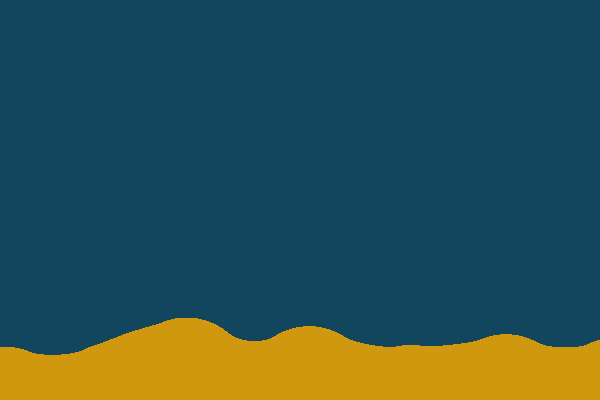
Frame 1 (no input)
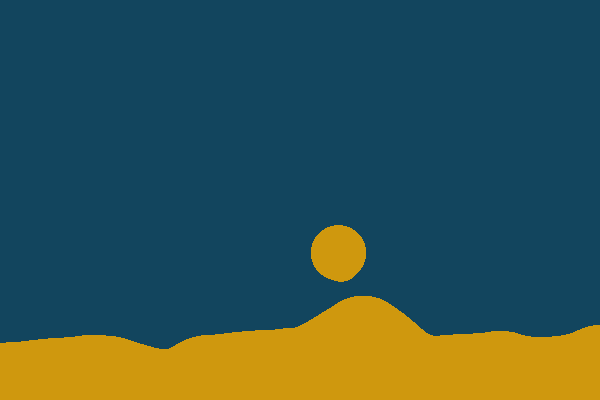
Frame 60 (the mouse pressed at the canvas centre just before this capture)
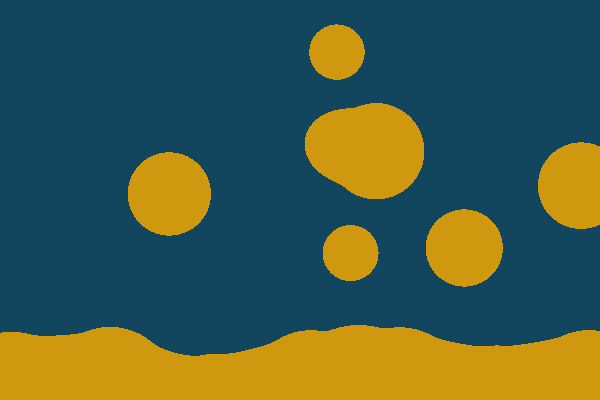
Frame 120 (the mouse held since frame 60 and released just before this capture)

The Processing sketch that drew these frames (run headless with seeded random() and noise(); from frame 60 on, the mouse is pressed at the canvas centre):

// Processing sketch: blob21
// ── blob21.pde
PImage Img;
float [][] Temperature;
WarmBlob [] WarmWax;;
HotBlob [] HotWax;

void setup() {
   size(600, 400);
   Img = createImage(width, height, RGB);
   Temperature = new float[height][width];

   makeWax();
}

void draw() {
   zeroTemperature();
   for (int i=0; i<WarmWax.length; i++) {
     WarmWax[i].move();
     WarmWax[i].render();
   }
   for (int i=0; i<HotWax.length; i++) {
     HotWax[i].move();
     HotWax[i].render();
   }
   
   Img.loadPixels();
   buildImage();
   Img.updatePixels();
   image(Img, 0, 0);
}

void makeWax() {
   int numWarmBlobs = 1+int(width/100);
   WarmWax = new WarmBlob[numWarmBlobs];
   int xcenter = 0;
   for (int i=0; i<numWarmBlobs; i++) {
      WarmWax[i] = new WarmBlob(i*100, height, 100);
   }
   int numHotBlobs = 10;
   HotWax = new HotBlob[numHotBlobs];
   for (int i=0; i<numHotBlobs; i++) {
      HotWax[i] = new HotBlob();
   }
}

void zeroTemperature() {
   for (int y=0; y<height; y++) {
      for (int x=0; x<width; x++) {
         Temperature[y][x] = 0;
      }
   }
}

void buildImage() {
   color cool = color(18, 69, 94);
   color hot = color(207, 152, 14);
   float midT = 0.4;
   for (int y=0; y<height; y++) {
      for (int x=0; x<width; x++) {
         if (Temperature[y][x] > midT) Img.pixels[(y*width)+x] = hot;
                                  else Img.pixels[(y*width)+x] = cool;
      }
   }
}

class Blob {
   float cx, cy;   // blob center
   float r;        // blob radius
   float xangle, xinc, xrad;  // for wobbling blobs left-right
   float yangle, yinc, yrad;  // for wobbling blobs up-down
   float xorig, yorig;        // starting x and y

   Blob(float acx, float acy, float ar) {
      cx = acx;
      cy = acy;
      r = ar;
      startWobbles(radians(20)*random(-1, 1), r*random(0.1, 0.3),    
                   radians(20)*random(-1, 1), r*random(0.1, 0.3));
   }

   void startWobbles(float axinc, float axrad, float ayinc, float ayrad) {
      xangle = random(0, radians(360));
      yangle = random(0, radians(360));
      xinc = axinc;
      yinc = ayinc;
      xrad = axrad;
      yrad = ayrad;
      xorig = cx;
      yorig = cy;
   }
   
   void move() {
      cx = xorig + (xrad * cos(xangle));
      cy = yorig + (yrad * cos(yangle));
      xangle += xinc;
      yangle += yinc;
   }

   void render() {
      int lox = max(0, int(cx-r));
      int hix = min(width, int(cx+r));
      int loy = max(0, int(cy-r));
      int hiy = min(height, int(cy+r));
      for (int y=loy; y<hiy; y++) {
         for (int x=lox; x<hix; x++) { 
            float d2 = sq(x-cx)+sq(y-cy);
            if (d2 > r*r) continue;
            float d = sqrt(d2);
            float h = map(d, 0, r, 1, 0);
            float v = exp(-4*h*h);
            v = map(v, 1, 0.01831564, 0, 1);  // map (1,exp(-4)) to (0,1)
            Temperature[y][x] += v;
         }
      }
   }
}

class WarmBlob extends Blob {
     
   WarmBlob(float acx, float acy, float ar) {
      super(acx, acy, ar);
      startWobbles(radians(3)*random(-1, 1), ar*random(0.1, 0.2),
                   radians(3)*random(-1, 1), ar*random(0.1, 0.2));
   }
}

class HotBlob extends Blob {
   float vx, vy;   // speed per frame

   HotBlob() {
      // We must call the Blob constructor
      super(0, 0, 0);
      restart(true);
   }
  
   void restart(boolean firstTime) {
      r = random(40, 100);
      cx = random(width);
      cy = height+r;
      if (firstTime) cy += random(height);
      vx = random(-.1, .1);
      vy = map(r, 40, 100, -4, -2) * random(0.8, 1.2);
      startWobbles(radians(2)*random(-1, 1), r*random(0.3, 0.6),
                   radians(2)*random(-1, 1),   random(0.3, 0.6));
   }
  
   void move() {
      xorig += vx;
      yorig += vy;
      super.move();
      if (cy+r < 0) {
         restart(false);
      }
   }
}
